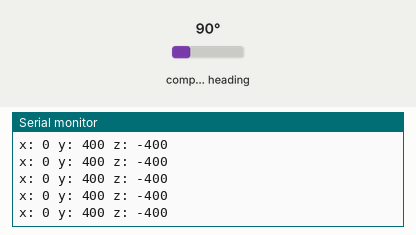
The sketch below on a simulated Arduino Uno, built with avr-gcc and run on an emulated ATmega328P. On the bench: the last lines printed to the serial monitor. Wiring (inferred from the names in the program): HMC5883L compass at I2C address 0x1E. The test bench sets the inputs (shaded band); at power-on: compass heading 90°.

Above: at 1.2 s.
1.3 s: compass heading set to 7°
At 1.7 s:
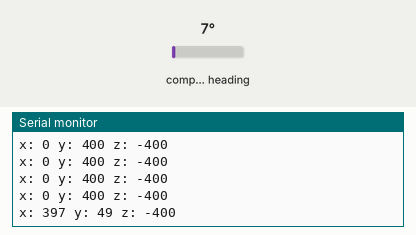
4.3 s: compass heading set to 180°
At 4.47 s:
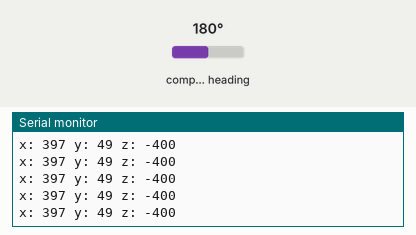
Timing chart, 0 to 7.3 s (numbered marks = the images above; inputs shaded):
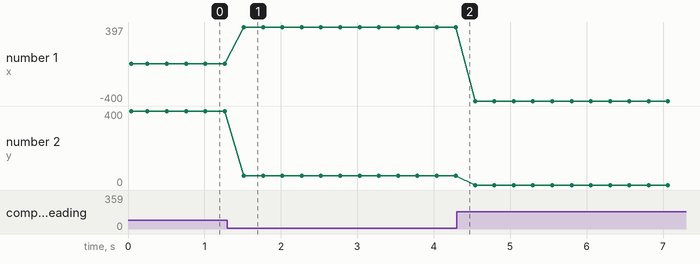

The sketch:

test_compass_module.ino
```cpp
#include <Wire.h>

#define COMPASS_ADDR 0x1E

bool haveHMC5883L = false;

bool detectCompassModule(void);

void setup() {
  // put your setup code here, to run once:
  Serial.begin(9600);
  Serial.println("GY-271 TEST");
  Wire.begin();

  // Lower I2C Clock
  //TWBR = 78;
  //TWSR |= _BV (TWPS0); // Change prescaler
}

void loop() {
  // put your main code here, to run repeatedly:
  bool detect = detectCompassModule();
  if (!haveHMC5883L){
    if (detect){
      haveHMC5883L = true;
      Serial.println("We have HMC5883L, moving on");

      // put the HMC5883 IC into the correct operating mode;
      Wire.beginTransmission(COMPASS_ADDR);
      Wire.write(0x02); // Select mode register
      Wire.write(0x00); // cont measurement mode
      Wire.endTransmission();
    }
    else{
      Serial.println("No HMC5883L Detected!");
      delay(2000);
    }
  }
  else{
    if (!detect){
      haveHMC5883L = false;
      Serial.println("Lost connection to HMC");
      delay(2000);
    }
  }

  int x, y, z;
  Wire.beginTransmission(COMPASS_ADDR);
  Wire.write(0x03);
  Wire.endTransmission();
  Wire.requestFrom(COMPASS_ADDR, 6);
  if(6<=Wire.available()){
    x = Wire.read()<<8; //X msb
    x |= Wire.read(); //X lsb
    z = Wire.read()<<8; //Z msb
    z |= Wire.read(); //Z lsb
    y = Wire.read()<<8; //Y msb
    y |= Wire.read(); //Y lsb
  }
  Serial.print("x: ");
  Serial.print(x);
  Serial.print(" y: ");
  Serial.print(y);
  Serial.print(" z: ");
  Serial.println(z);
  delay(250);
}

bool detectCompassModule(void){
  Wire.beginTransmission(COMPASS_ADDR);
  Wire.write(10);
  Wire.endTransmission();
  Wire.requestFrom(COMPASS_ADDR, 3);
  if (3 == Wire.available()){
    char a = Wire.read();
    char b = Wire.read();
    char c = Wire.read();

    if (a == 'H' && b == '4' && c == '3')
      return true;
  }

  return false;
}
```

Measured:
- after the input at 1.3 s, the serial monitor: prints a new line after 0.22 s (image 1)
- plotted number 1: 0 → 397 after the input at 1.3 s
- plotted number 2: 400 → 49 after the input at 1.3 s, 49 → 0 after the input at 4.3 s
